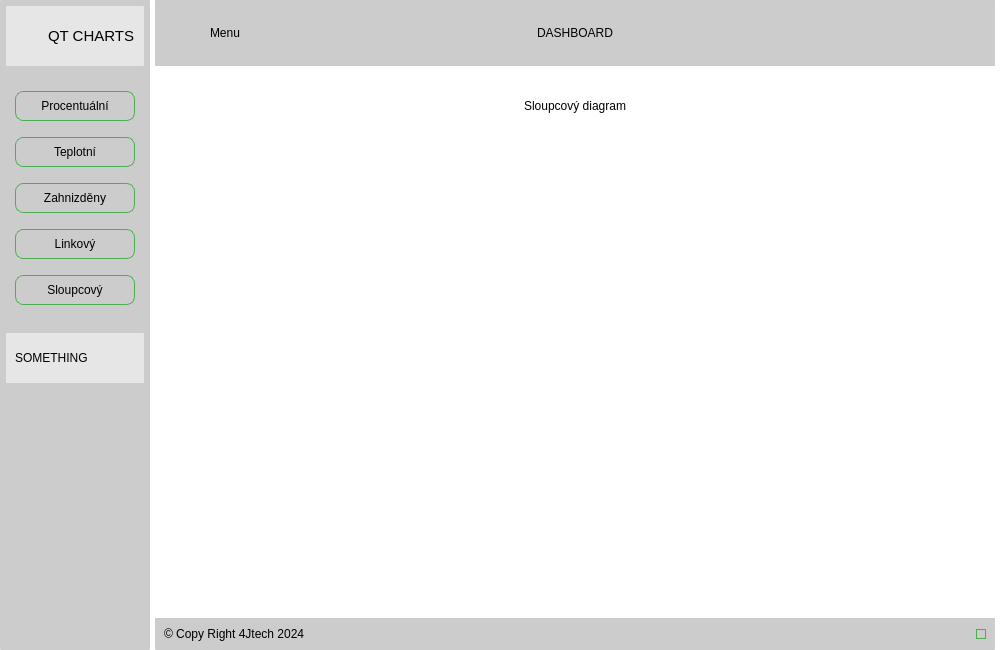
<?xml version="1.0" encoding="UTF-8"?>
<ui version="4.0">
 <class>MainWindow</class>
 <widget class="QMainWindow" name="MainWindow">
  <property name="geometry">
   <rect>
    <x>0</x>
    <y>0</y>
    <width>1000</width>
    <height>650</height>
   </rect>
  </property>
  <property name="minimumSize">
   <size>
    <width>1000</width>
    <height>650</height>
   </size>
  </property>
  <property name="maximumSize">
   <size>
    <width>2000</width>
    <height>1440</height>
   </size>
  </property>
  <property name="windowTitle">
   <string>MainWindow</string>
  </property>
  <property name="styleSheet">
   <string notr="true"/>
  </property>
  <widget class="QWidget" name="centralwidget">
   <property name="styleSheet">
    <string notr="true">background-color: rgb(255, 255, 255);
font: 11pt &quot;Yu Gothic UI&quot;;
border-radius: 1px;
</string>
   </property>
   <layout class="QHBoxLayout" name="horizontalLayout">
    <property name="spacing">
     <number>0</number>
    </property>
    <property name="leftMargin">
     <number>0</number>
    </property>
    <property name="topMargin">
     <number>0</number>
    </property>
    <property name="rightMargin">
     <number>0</number>
    </property>
    <property name="bottomMargin">
     <number>0</number>
    </property>
    <item>
     <widget class="QCustomSlideMenu" name="menu_bar">
      <property name="minimumSize">
       <size>
        <width>150</width>
        <height>0</height>
       </size>
      </property>
      <property name="maximumSize">
       <size>
        <width>200</width>
        <height>16777215</height>
       </size>
      </property>
      <property name="styleSheet">
       <string notr="true">background-color: rgb(204, 204, 204);</string>
      </property>
      <property name="frameShape">
       <enum>QFrame::StyledPanel</enum>
      </property>
      <property name="frameShadow">
       <enum>QFrame::Raised</enum>
      </property>
      <layout class="QVBoxLayout" name="verticalLayout">
       <property name="leftMargin">
        <number>6</number>
       </property>
       <property name="topMargin">
        <number>6</number>
       </property>
       <property name="rightMargin">
        <number>6</number>
       </property>
       <property name="bottomMargin">
        <number>6</number>
       </property>
       <item>
        <widget class="QFrame" name="frame_3">
         <property name="maximumSize">
          <size>
           <width>16777215</width>
           <height>60</height>
          </size>
         </property>
         <property name="styleSheet">
          <string notr="true">background-color: rgb(230, 230, 230);</string>
         </property>
         <property name="frameShape">
          <enum>QFrame::StyledPanel</enum>
         </property>
         <property name="frameShadow">
          <enum>QFrame::Raised</enum>
         </property>
         <layout class="QHBoxLayout" name="horizontalLayout_7">
          <item>
           <widget class="QLabel" name="label_12">
            <property name="minimumSize">
             <size>
              <width>0</width>
              <height>40</height>
             </size>
            </property>
            <property name="maximumSize">
             <size>
              <width>40</width>
              <height>40</height>
             </size>
            </property>
            <property name="text">
             <string/>
            </property>
            <property name="pixmap">
             <pixmap resource="../Qss/icons/_icons.qrc">:/feather/icons/feather/pie-chart.png</pixmap>
            </property>
            <property name="scaledContents">
             <bool>true</bool>
            </property>
           </widget>
          </item>
          <item>
           <widget class="QLabel" name="label">
            <property name="font">
             <font>
              <family>Yu Gothic UI</family>
              <pointsize>11</pointsize>
              <weight>50</weight>
              <italic>false</italic>
              <bold>false</bold>
             </font>
            </property>
            <property name="text">
             <string>QT CHARTS</string>
            </property>
           </widget>
          </item>
         </layout>
        </widget>
       </item>
       <item>
        <widget class="QFrame" name="frame_6">
         <property name="styleSheet">
          <string notr="true">QPushButton {
border-radius: 8px;
border: 1px solid #4CAF50;
}
QPushButton:hover {
background-color: rgb(230, 230, 230);
}
QPushButton:pressed {
        background-color: #729D1F; /* Even darker orange on click */
    }</string>
         </property>
         <property name="frameShape">
          <enum>QFrame::StyledPanel</enum>
         </property>
         <property name="frameShadow">
          <enum>QFrame::Raised</enum>
         </property>
         <layout class="QVBoxLayout" name="verticalLayout_3">
          <item>
           <widget class="QPushButton" name="percentage_bar_btn">
            <property name="sizePolicy">
             <sizepolicy hsizetype="Minimum" vsizetype="Fixed">
              <horstretch>0</horstretch>
              <verstretch>0</verstretch>
             </sizepolicy>
            </property>
            <property name="minimumSize">
             <size>
              <width>0</width>
              <height>30</height>
             </size>
            </property>
            <property name="text">
             <string>Procentuální</string>
            </property>
            <property name="icon">
             <iconset resource="../Qss/icons/_icons.qrc">
              <normaloff>:/feather/icons/feather/bar-chart-2.png</normaloff>:/feather/icons/feather/bar-chart-2.png</iconset>
            </property>
            <property name="iconSize">
             <size>
              <width>20</width>
              <height>20</height>
             </size>
            </property>
           </widget>
          </item>
          <item>
           <widget class="QPushButton" name="temperature_bar_btn">
            <property name="sizePolicy">
             <sizepolicy hsizetype="Minimum" vsizetype="Fixed">
              <horstretch>0</horstretch>
              <verstretch>0</verstretch>
             </sizepolicy>
            </property>
            <property name="minimumSize">
             <size>
              <width>0</width>
              <height>30</height>
             </size>
            </property>
            <property name="styleSheet">
             <string notr="true"/>
            </property>
            <property name="text">
             <string>Teplotní</string>
            </property>
            <property name="icon">
             <iconset resource="../Qss/icons/_icons.qrc">
              <normaloff>:/font_awesome_solid/icons/font_awesome/solid/temperature-empty.png</normaloff>:/font_awesome_solid/icons/font_awesome/solid/temperature-empty.png</iconset>
            </property>
            <property name="iconSize">
             <size>
              <width>20</width>
              <height>20</height>
             </size>
            </property>
           </widget>
          </item>
          <item>
           <widget class="QPushButton" name="nested_donut_btn">
            <property name="minimumSize">
             <size>
              <width>0</width>
              <height>30</height>
             </size>
            </property>
            <property name="text">
             <string>Zahnizděny</string>
            </property>
            <property name="icon">
             <iconset resource="../Qss/icons/_icons.qrc">
              <normaloff>:/feather/icons/feather/target.png</normaloff>:/feather/icons/feather/target.png</iconset>
            </property>
            <property name="iconSize">
             <size>
              <width>20</width>
              <height>20</height>
             </size>
            </property>
           </widget>
          </item>
          <item>
           <widget class="QPushButton" name="line_chart_btn">
            <property name="minimumSize">
             <size>
              <width>0</width>
              <height>30</height>
             </size>
            </property>
            <property name="text">
             <string>Linkový</string>
            </property>
            <property name="icon">
             <iconset resource="../Qss/icons/_icons.qrc">
              <normaloff>:/feather/icons/feather/git-merge.png</normaloff>:/feather/icons/feather/git-merge.png</iconset>
            </property>
            <property name="iconSize">
             <size>
              <width>20</width>
              <height>20</height>
             </size>
            </property>
           </widget>
          </item>
          <item>
           <widget class="QPushButton" name="bar_chart_btn">
            <property name="minimumSize">
             <size>
              <width>0</width>
              <height>30</height>
             </size>
            </property>
            <property name="text">
             <string>Sloupcový</string>
            </property>
            <property name="icon">
             <iconset resource="../Qss/icons/_icons.qrc">
              <normaloff>:/feather/icons/feather/bar-chart.png</normaloff>:/feather/icons/feather/bar-chart.png</iconset>
            </property>
            <property name="iconSize">
             <size>
              <width>20</width>
              <height>20</height>
             </size>
            </property>
           </widget>
          </item>
         </layout>
        </widget>
       </item>
       <item>
        <widget class="QFrame" name="frame_5">
         <property name="maximumSize">
          <size>
           <width>16777215</width>
           <height>50</height>
          </size>
         </property>
         <property name="styleSheet">
          <string notr="true">background-color: rgb(230, 230, 230);</string>
         </property>
         <property name="frameShape">
          <enum>QFrame::StyledPanel</enum>
         </property>
         <property name="frameShadow">
          <enum>QFrame::Raised</enum>
         </property>
         <layout class="QVBoxLayout" name="verticalLayout_4">
          <item>
           <widget class="QLabel" name="label_2">
            <property name="maximumSize">
             <size>
              <width>16777215</width>
              <height>50</height>
             </size>
            </property>
            <property name="text">
             <string>SOMETHING</string>
            </property>
           </widget>
          </item>
         </layout>
        </widget>
       </item>
       <item>
        <widget class="QFrame" name="frame_4">
         <property name="frameShape">
          <enum>QFrame::StyledPanel</enum>
         </property>
         <property name="frameShadow">
          <enum>QFrame::Raised</enum>
         </property>
         <layout class="QHBoxLayout" name="horizontalLayout_9">
          <item>
           <widget class="QLabel" name="label_7">
            <property name="text">
             <string/>
            </property>
           </widget>
          </item>
         </layout>
        </widget>
       </item>
      </layout>
     </widget>
    </item>
    <item>
     <widget class="QFrame" name="frame_2">
      <property name="frameShape">
       <enum>QFrame::StyledPanel</enum>
      </property>
      <property name="frameShadow">
       <enum>QFrame::Raised</enum>
      </property>
      <layout class="QVBoxLayout" name="verticalLayout_5">
       <property name="leftMargin">
        <number>5</number>
       </property>
       <property name="topMargin">
        <number>0</number>
       </property>
       <property name="rightMargin">
        <number>5</number>
       </property>
       <property name="bottomMargin">
        <number>0</number>
       </property>
       <item>
        <widget class="QFrame" name="header_frame">
         <property name="styleSheet">
          <string notr="true">background-color: rgb(204, 204, 204);</string>
         </property>
         <property name="frameShape">
          <enum>QFrame::StyledPanel</enum>
         </property>
         <property name="frameShadow">
          <enum>QFrame::Raised</enum>
         </property>
         <layout class="QHBoxLayout" name="horizontalLayout_2">
          <property name="leftMargin">
           <number>0</number>
          </property>
          <property name="rightMargin">
           <number>0</number>
          </property>
          <item>
           <widget class="QFrame" name="frame_10">
            <property name="maximumSize">
             <size>
              <width>150</width>
              <height>16777215</height>
             </size>
            </property>
            <property name="styleSheet">
             <string notr="true">QPushButton {
border-radius: 5px;
}
QPushButton:hover {
background-color: rgb(230, 230, 230);
}
QPushButton:pressed {
        background-color: #729D1F; /* Even darker orange on click */
    }</string>
            </property>
            <property name="frameShape">
             <enum>QFrame::StyledPanel</enum>
            </property>
            <property name="frameShadow">
             <enum>QFrame::Raised</enum>
            </property>
            <layout class="QHBoxLayout" name="horizontalLayout_3">
             <item>
              <widget class="QPushButton" name="pushButton_6">
               <property name="minimumSize">
                <size>
                 <width>0</width>
                 <height>30</height>
                </size>
               </property>
               <property name="maximumSize">
                <size>
                 <width>40</width>
                 <height>16777215</height>
                </size>
               </property>
               <property name="text">
                <string/>
               </property>
               <property name="icon">
                <iconset>
                 <normaloff>../Qss/icons/Icons/feather/align-center.png</normaloff>../Qss/icons/Icons/feather/align-center.png</iconset>
               </property>
               <property name="iconSize">
                <size>
                 <width>25</width>
                 <height>25</height>
                </size>
               </property>
              </widget>
             </item>
             <item>
              <widget class="QLabel" name="label_3">
               <property name="text">
                <string>Menu</string>
               </property>
              </widget>
             </item>
            </layout>
           </widget>
          </item>
          <item>
           <widget class="QFrame" name="frame_12">
            <property name="frameShape">
             <enum>QFrame::StyledPanel</enum>
            </property>
            <property name="frameShadow">
             <enum>QFrame::Raised</enum>
            </property>
            <layout class="QHBoxLayout" name="horizontalLayout_4">
             <item>
              <widget class="QLabel" name="label_4">
               <property name="text">
                <string>DASHBOARD</string>
               </property>
               <property name="alignment">
                <set>Qt::AlignCenter</set>
               </property>
              </widget>
             </item>
            </layout>
           </widget>
          </item>
          <item>
           <widget class="QFrame" name="frame_11">
            <property name="maximumSize">
             <size>
              <width>150</width>
              <height>16777215</height>
             </size>
            </property>
            <property name="styleSheet">
             <string notr="true">QPushButton {
border-radius: 4px;
}
QPushButton:hover {
background-color: rgb(230, 230, 230);
}</string>
            </property>
            <property name="frameShape">
             <enum>QFrame::StyledPanel</enum>
            </property>
            <property name="frameShadow">
             <enum>QFrame::Raised</enum>
            </property>
            <layout class="QHBoxLayout" name="horizontalLayout_5">
             <item>
              <widget class="QPushButton" name="minimaze_window_button">
               <property name="maximumSize">
                <size>
                 <width>30</width>
                 <height>16777215</height>
                </size>
               </property>
               <property name="toolTipDuration">
                <number>-1</number>
               </property>
               <property name="text">
                <string/>
               </property>
               <property name="icon">
                <iconset resource="../Qss/icons/_icons.qrc">
                 <normaloff>:/feather/icons/feather/checkbox_indeterminate.png</normaloff>:/feather/icons/feather/checkbox_indeterminate.png</iconset>
               </property>
               <property name="iconSize">
                <size>
                 <width>20</width>
                 <height>20</height>
                </size>
               </property>
              </widget>
             </item>
             <item>
              <widget class="QPushButton" name="restore_window_button">
               <property name="maximumSize">
                <size>
                 <width>30</width>
                 <height>16777215</height>
                </size>
               </property>
               <property name="text">
                <string/>
               </property>
               <property name="icon">
                <iconset resource="../Qss/icons/_icons.qrc">
                 <normaloff>:/feather/icons/feather/maximize-2.png</normaloff>:/feather/icons/feather/maximize-2.png</iconset>
               </property>
               <property name="iconSize">
                <size>
                 <width>20</width>
                 <height>20</height>
                </size>
               </property>
              </widget>
             </item>
             <item>
              <widget class="QPushButton" name="close_window_button">
               <property name="maximumSize">
                <size>
                 <width>30</width>
                 <height>16777215</height>
                </size>
               </property>
               <property name="autoFillBackground">
                <bool>false</bool>
               </property>
               <property name="text">
                <string/>
               </property>
               <property name="icon">
                <iconset resource="../Qss/icons/_icons.qrc">
                 <normaloff>:/feather/icons/feather/x.png</normaloff>:/feather/icons/feather/x.png</iconset>
               </property>
               <property name="iconSize">
                <size>
                 <width>20</width>
                 <height>20</height>
                </size>
               </property>
               <property name="checkable">
                <bool>false</bool>
               </property>
               <property name="autoExclusive">
                <bool>false</bool>
               </property>
               <property name="autoDefault">
                <bool>false</bool>
               </property>
               <property name="default">
                <bool>false</bool>
               </property>
              </widget>
             </item>
            </layout>
           </widget>
          </item>
         </layout>
        </widget>
       </item>
       <item>
        <widget class="QFrame" name="frame_8">
         <property name="styleSheet">
          <string notr="true"/>
         </property>
         <property name="frameShape">
          <enum>QFrame::StyledPanel</enum>
         </property>
         <property name="frameShadow">
          <enum>QFrame::Raised</enum>
         </property>
         <layout class="QVBoxLayout" name="verticalLayout_7">
          <property name="spacing">
           <number>0</number>
          </property>
          <property name="leftMargin">
           <number>0</number>
          </property>
          <property name="rightMargin">
           <number>0</number>
          </property>
          <item>
           <widget class="QStackedWidget" name="stackedWidget">
            <property name="currentIndex">
             <number>4</number>
            </property>
            <widget class="QWidget" name="percentage_bar_charts">
             <layout class="QVBoxLayout" name="verticalLayout_8">
              <item alignment="Qt::AlignTop">
               <widget class="QFrame" name="frame_15">
                <property name="frameShape">
                 <enum>QFrame::StyledPanel</enum>
                </property>
                <property name="frameShadow">
                 <enum>QFrame::Raised</enum>
                </property>
                <layout class="QVBoxLayout" name="verticalLayout_9">
                 <item alignment="Qt::AlignTop">
                  <widget class="QLabel" name="label_6">
                   <property name="text">
                    <string>Procentuální Graf</string>
                   </property>
                   <property name="alignment">
                    <set>Qt::AlignCenter</set>
                   </property>
                  </widget>
                 </item>
                </layout>
               </widget>
              </item>
              <item>
               <widget class="QFrame" name="frame_16">
                <property name="sizePolicy">
                 <sizepolicy hsizetype="Expanding" vsizetype="Expanding">
                  <horstretch>0</horstretch>
                  <verstretch>0</verstretch>
                 </sizepolicy>
                </property>
                <property name="frameShape">
                 <enum>QFrame::StyledPanel</enum>
                </property>
                <property name="frameShadow">
                 <enum>QFrame::Raised</enum>
                </property>
                <layout class="QGridLayout" name="gridLayout">
                 <item row="0" column="0">
                  <widget class="QFrame" name="frame_17">
                   <property name="frameShape">
                    <enum>QFrame::StyledPanel</enum>
                   </property>
                   <property name="frameShadow">
                    <enum>QFrame::Raised</enum>
                   </property>
                  </widget>
                 </item>
                </layout>
               </widget>
              </item>
             </layout>
            </widget>
            <widget class="QWidget" name="temperature_bar_charts">
             <layout class="QVBoxLayout" name="verticalLayout_12">
              <item>
               <widget class="QFrame" name="frame_21">
                <property name="frameShape">
                 <enum>QFrame::StyledPanel</enum>
                </property>
                <property name="frameShadow">
                 <enum>QFrame::Raised</enum>
                </property>
                <layout class="QVBoxLayout" name="verticalLayout_11">
                 <item alignment="Qt::AlignTop">
                  <widget class="QLabel" name="label_8">
                   <property name="text">
                    <string>Teplotní Graf</string>
                   </property>
                   <property name="alignment">
                    <set>Qt::AlignCenter</set>
                   </property>
                  </widget>
                 </item>
                </layout>
               </widget>
              </item>
              <item>
               <widget class="QFrame" name="frame_18">
                <property name="sizePolicy">
                 <sizepolicy hsizetype="Expanding" vsizetype="Expanding">
                  <horstretch>0</horstretch>
                  <verstretch>0</verstretch>
                 </sizepolicy>
                </property>
                <property name="frameShape">
                 <enum>QFrame::StyledPanel</enum>
                </property>
                <property name="frameShadow">
                 <enum>QFrame::Raised</enum>
                </property>
                <layout class="QGridLayout" name="gridLayout_3">
                 <item row="0" column="0">
                  <widget class="QFrame" name="frame_20">
                   <property name="frameShape">
                    <enum>QFrame::StyledPanel</enum>
                   </property>
                   <property name="frameShadow">
                    <enum>QFrame::Raised</enum>
                   </property>
                  </widget>
                 </item>
                </layout>
               </widget>
              </item>
             </layout>
            </widget>
            <widget class="QWidget" name="nested_donuts">
             <layout class="QVBoxLayout" name="verticalLayout_14">
              <item>
               <widget class="QFrame" name="frame_24">
                <property name="frameShape">
                 <enum>QFrame::StyledPanel</enum>
                </property>
                <property name="frameShadow">
                 <enum>QFrame::Raised</enum>
                </property>
                <layout class="QVBoxLayout" name="verticalLayout_13">
                 <item alignment="Qt::AlignTop">
                  <widget class="QLabel" name="label_9">
                   <property name="text">
                    <string>Zahnizděný Graf</string>
                   </property>
                   <property name="alignment">
                    <set>Qt::AlignCenter</set>
                   </property>
                  </widget>
                 </item>
                </layout>
               </widget>
              </item>
              <item>
               <widget class="QFrame" name="frame_22">
                <property name="sizePolicy">
                 <sizepolicy hsizetype="Expanding" vsizetype="Expanding">
                  <horstretch>0</horstretch>
                  <verstretch>0</verstretch>
                 </sizepolicy>
                </property>
                <property name="frameShape">
                 <enum>QFrame::StyledPanel</enum>
                </property>
                <property name="frameShadow">
                 <enum>QFrame::Raised</enum>
                </property>
                <layout class="QGridLayout" name="gridLayout_4">
                 <item row="0" column="0">
                  <widget class="QFrame" name="frame_23">
                   <property name="frameShape">
                    <enum>QFrame::StyledPanel</enum>
                   </property>
                   <property name="frameShadow">
                    <enum>QFrame::Raised</enum>
                   </property>
                  </widget>
                 </item>
                </layout>
               </widget>
              </item>
             </layout>
            </widget>
            <widget class="QWidget" name="line_charts">
             <layout class="QVBoxLayout" name="verticalLayout_16">
              <item>
               <widget class="QFrame" name="frame_27">
                <property name="frameShape">
                 <enum>QFrame::StyledPanel</enum>
                </property>
                <property name="frameShadow">
                 <enum>QFrame::Raised</enum>
                </property>
                <layout class="QVBoxLayout" name="verticalLayout_15">
                 <item alignment="Qt::AlignTop">
                  <widget class="QLabel" name="label_10">
                   <property name="text">
                    <string>Linkový Graf</string>
                   </property>
                   <property name="alignment">
                    <set>Qt::AlignCenter</set>
                   </property>
                  </widget>
                 </item>
                </layout>
               </widget>
              </item>
              <item>
               <widget class="QFrame" name="frame_25">
                <property name="sizePolicy">
                 <sizepolicy hsizetype="Expanding" vsizetype="Expanding">
                  <horstretch>0</horstretch>
                  <verstretch>0</verstretch>
                 </sizepolicy>
                </property>
                <property name="frameShape">
                 <enum>QFrame::StyledPanel</enum>
                </property>
                <property name="frameShadow">
                 <enum>QFrame::Raised</enum>
                </property>
                <layout class="QGridLayout" name="gridLayout_5">
                 <item row="0" column="0">
                  <widget class="QFrame" name="frame_26">
                   <property name="frameShape">
                    <enum>QFrame::StyledPanel</enum>
                   </property>
                   <property name="frameShadow">
                    <enum>QFrame::Raised</enum>
                   </property>
                  </widget>
                 </item>
                </layout>
               </widget>
              </item>
             </layout>
            </widget>
            <widget class="QWidget" name="bar_charts">
             <layout class="QVBoxLayout" name="verticalLayout_18">
              <item>
               <widget class="QFrame" name="frame_30">
                <property name="frameShape">
                 <enum>QFrame::StyledPanel</enum>
                </property>
                <property name="frameShadow">
                 <enum>QFrame::Raised</enum>
                </property>
                <layout class="QVBoxLayout" name="verticalLayout_17">
                 <item alignment="Qt::AlignTop">
                  <widget class="QLabel" name="label_11">
                   <property name="text">
                    <string>Sloupcový diagram</string>
                   </property>
                   <property name="alignment">
                    <set>Qt::AlignCenter</set>
                   </property>
                  </widget>
                 </item>
                </layout>
               </widget>
              </item>
              <item>
               <widget class="QFrame" name="frame_28">
                <property name="sizePolicy">
                 <sizepolicy hsizetype="Expanding" vsizetype="Expanding">
                  <horstretch>0</horstretch>
                  <verstretch>0</verstretch>
                 </sizepolicy>
                </property>
                <property name="frameShape">
                 <enum>QFrame::StyledPanel</enum>
                </property>
                <property name="frameShadow">
                 <enum>QFrame::Raised</enum>
                </property>
                <layout class="QGridLayout" name="gridLayout_6">
                 <item row="0" column="0">
                  <widget class="QFrame" name="frame_29">
                   <property name="frameShape">
                    <enum>QFrame::StyledPanel</enum>
                   </property>
                   <property name="frameShadow">
                    <enum>QFrame::Raised</enum>
                   </property>
                  </widget>
                 </item>
                </layout>
               </widget>
              </item>
             </layout>
            </widget>
           </widget>
          </item>
         </layout>
        </widget>
       </item>
       <item>
        <widget class="QFrame" name="frame_9">
         <property name="styleSheet">
          <string notr="true">background-color: rgb(204, 204, 204);</string>
         </property>
         <property name="frameShape">
          <enum>QFrame::StyledPanel</enum>
         </property>
         <property name="frameShadow">
          <enum>QFrame::Raised</enum>
         </property>
         <layout class="QHBoxLayout" name="horizontalLayout_6">
          <property name="rightMargin">
           <number>9</number>
          </property>
          <item>
           <widget class="QFrame" name="frame_13">
            <property name="frameShape">
             <enum>QFrame::StyledPanel</enum>
            </property>
            <property name="frameShadow">
             <enum>QFrame::Raised</enum>
            </property>
            <layout class="QVBoxLayout" name="verticalLayout_6">
             <property name="leftMargin">
              <number>0</number>
             </property>
             <property name="topMargin">
              <number>0</number>
             </property>
             <property name="rightMargin">
              <number>0</number>
             </property>
             <property name="bottomMargin">
              <number>0</number>
             </property>
             <item>
              <widget class="QLabel" name="label_5">
               <property name="text">
                <string>© Copy Right 4Jtech 2024</string>
               </property>
              </widget>
             </item>
            </layout>
           </widget>
          </item>
          <item>
           <widget class="QFrame" name="size_grip">
            <property name="maximumSize">
             <size>
              <width>10</width>
              <height>10</height>
             </size>
            </property>
            <property name="styleSheet">
             <string notr="true">border-radius: 8px;
border: 1px solid #4CAF50;</string>
            </property>
            <property name="frameShape">
             <enum>QFrame::StyledPanel</enum>
            </property>
            <property name="frameShadow">
             <enum>QFrame::Raised</enum>
            </property>
            <layout class="QHBoxLayout" name="horizontalLayout_8">
             <property name="leftMargin">
              <number>0</number>
             </property>
             <property name="topMargin">
              <number>0</number>
             </property>
             <property name="rightMargin">
              <number>0</number>
             </property>
             <property name="bottomMargin">
              <number>0</number>
             </property>
            </layout>
           </widget>
          </item>
         </layout>
        </widget>
       </item>
      </layout>
     </widget>
    </item>
   </layout>
  </widget>
 </widget>
 <customwidgets>
  <customwidget>
   <class>QCustomSlideMenu</class>
   <extends>QFrame</extends>
   <header location="global">Custom_Widgets.QCustomSlideMenu.h</header>
   <container>1</container>
  </customwidget>
 </customwidgets>
 <resources>
  <include location="../Qss/icons/_icons.qrc"/>
 </resources>
 <connections/>
 <designerdata>
  <property name="gridDeltaX">
   <number>10</number>
  </property>
  <property name="gridDeltaY">
   <number>10</number>
  </property>
  <property name="gridSnapX">
   <bool>true</bool>
  </property>
  <property name="gridSnapY">
   <bool>true</bool>
  </property>
  <property name="gridVisible">
   <bool>true</bool>
  </property>
 </designerdata>
</ui>
